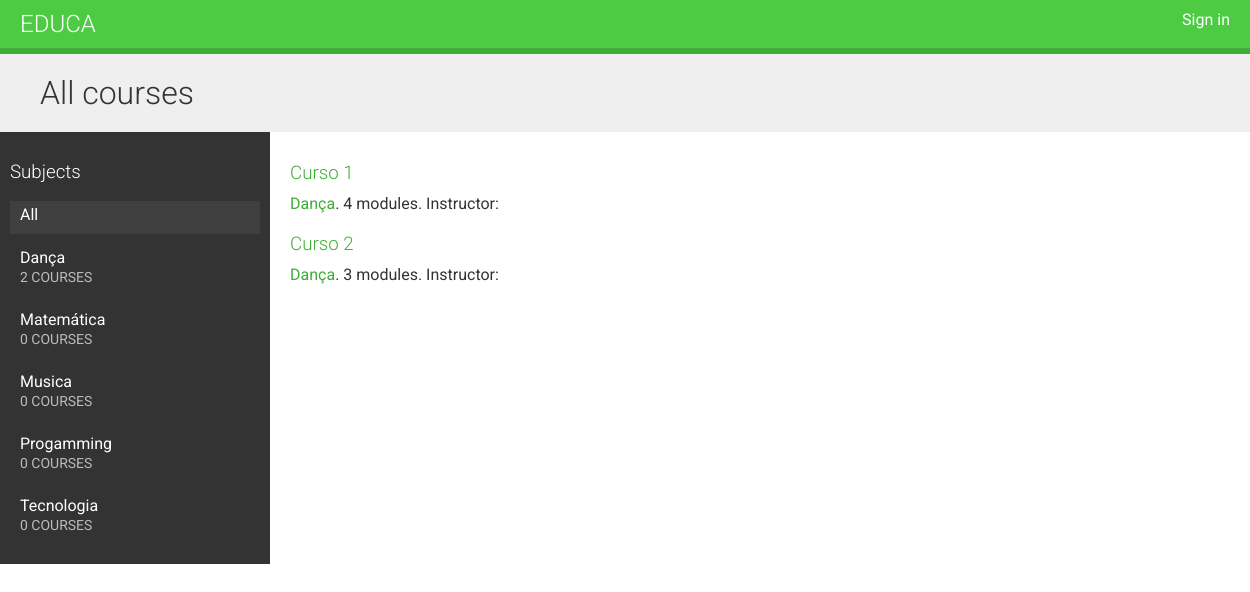
The app's page /, older data.
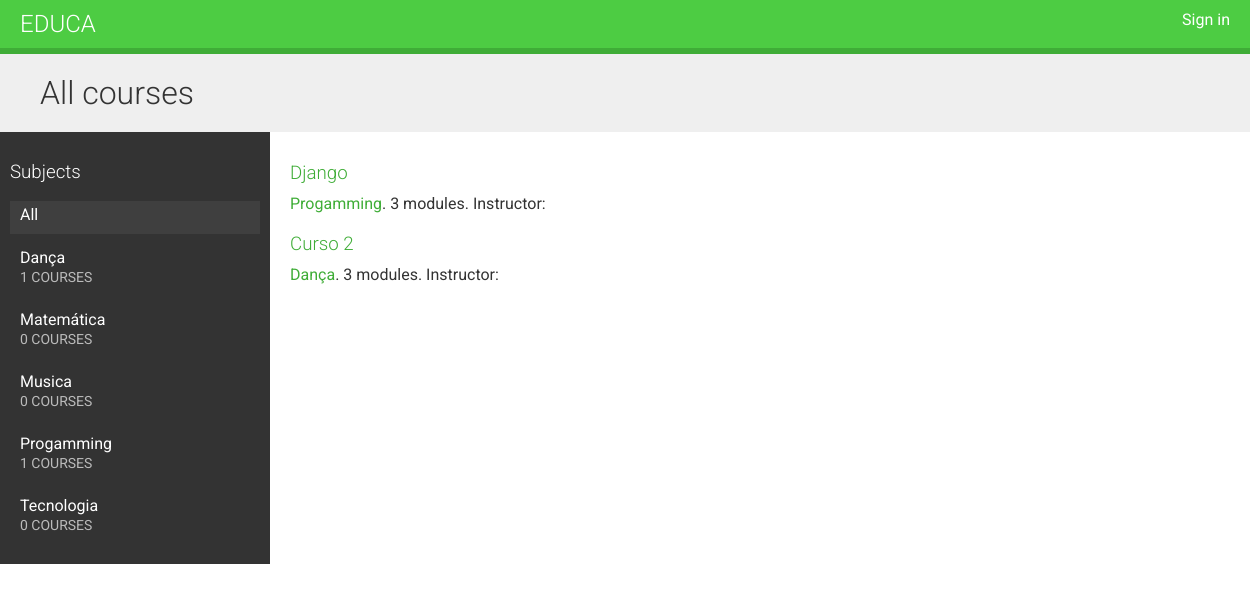
The same page, newer data.
### courses/models.py (models this page shows, shortened)
class Subject(models.Model):
    title = models.CharField(max_length=255)
    slug = models.SlugField(max_length=255, unique=True)
    class meta:
        ordering = ['title']
    def __str__(self):
        return self.title

class Course(models.Model):
    owner = models.ForeignKey(User, related_name='courses_created', on_delete=models.CASCADE)
    subject = models.ForeignKey(Subject, related_name='courses', on_delete=models.CASCADE)
    students = models.ManyToManyField(User, related_name='courses_joined', blank=True)
    title = models.CharField(max_length=255)
    slug = models.SlugField(max_length=255, unique=True)
    overview = models.TextField()
    created = models.DateTimeField(auto_now_add=True)
    class meta:
        ordering = ['-created']

### courses/views.py (the view)
# urls.py: path('', CourseListView.as_view(), name='course_list'),
class CourseListView(TemplateResponseMixin, View):
    model = Course
    template_name = 'courses/course/list.html'
    def get(self, request, subject=None):
        subjects = Subject.objects.annotate(total_courses=Count('courses'))
        courses = Course.objects.annotate(total_modules=Count('modules'))
        if subject:
            subject = get_object_or_404(Subject, slug=subject)
            courses = courses.filter(subject=subject)
        return self.render_to_response({'subjects': subjects, 'subject': subject, 'courses': courses})

### courses/templates/courses/course/list.html (shortened to what this page needs)
{% extends "base.html" %}
{% block content %}
  <h1>
    {% if subject %}
      {{ subject.title }} courses
    {% else %}
      All courses
    {% endif %}
  </h1>
  <div class="contents">
    <h3>Subjects</h3>
    <ul id="modules">
      <li {% if not subject %}class="selected"{% endif %}>
        <a href="{% url 'course_list' %}">All</a>
      </li>
      {% for s in subjects %}
        <li {% if subject == s %}class="selected"{% endif %}>
          <a href="{% url 'course_list_subject' s.slug %}">
            {{ s.title }}
            <br>
            <span>{{ s.total_courses }} courses</span>
          </a>
        </li>
      {% endfor %}
    </ul>
  </div>
  <div class="module">
    {% for course in courses %}
      {% with subject=course.subject %}
        <h3>
          <a href="{% url 'course_detail' course.slug %}">
            {{ course.title }}
          </a>
        </h3>
        <p>
          <a href="{% url 'course_list_subject' subject.slug %}">{{ subject }}</a>.
            {{ course.total_modules }} modules.
            Instructor: {{ course.owner.get_full_name }}
        </p>
      {% endwith %}
    {% endfor %}
  </div>
{% endblock %}

Row changes from the older to the newer data that the page shows:
computed for Subject "Dança": total_courses "2" → "1"
computed for Subject "Progamming": total_courses "0" → "1"
changed Course: title "Curso 1" → "Django"; subject "Dança" → "Progamming"; total_modules "4" → "3"
